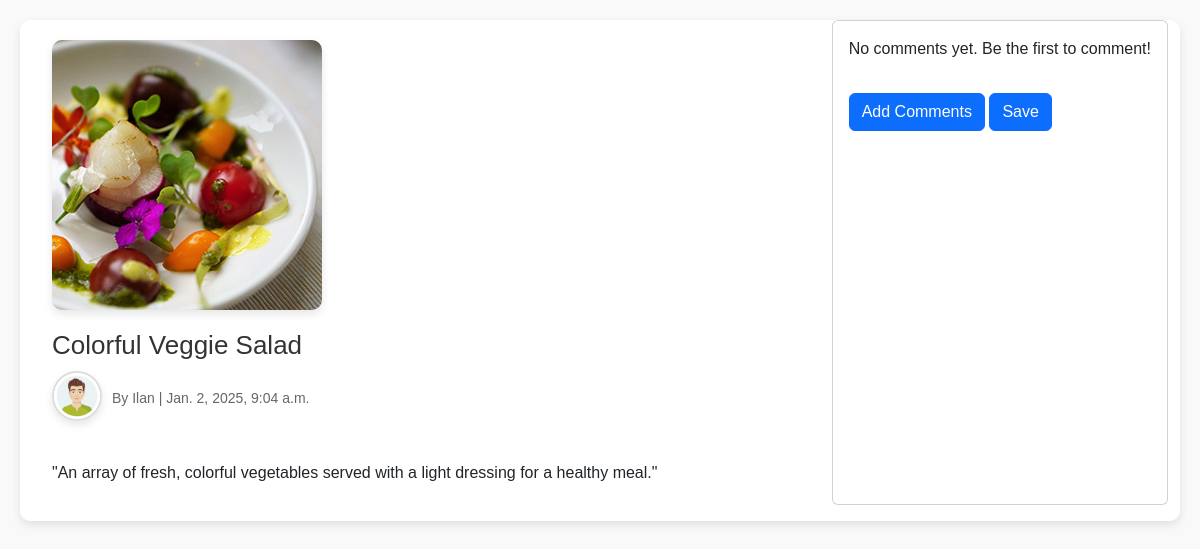
/post_view/8/ (signed in), run on an earlier commit of the app's database.
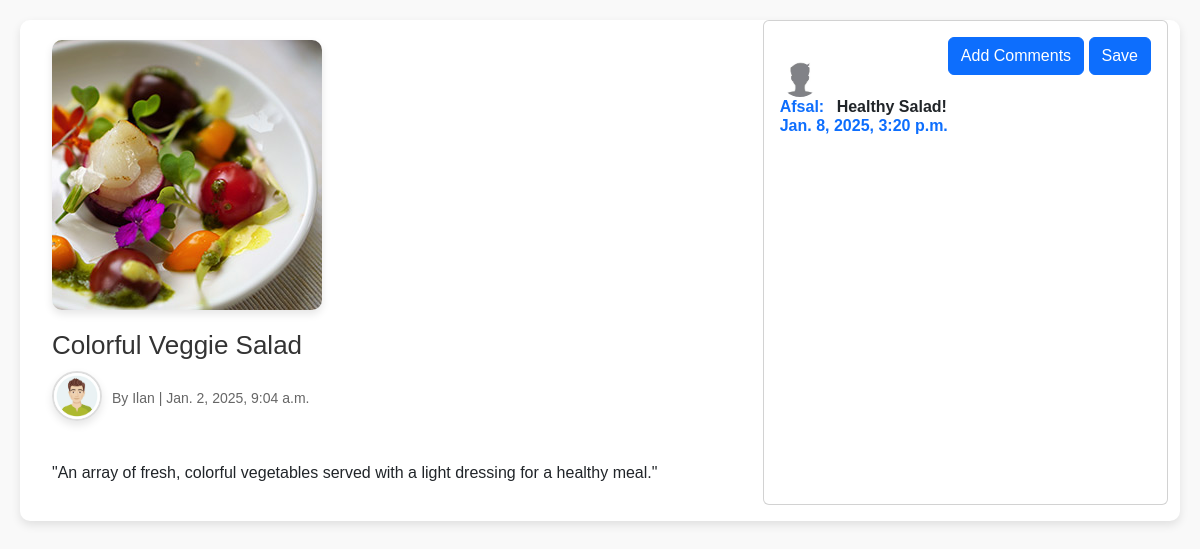
And on a later commit of the database.
### blogapp/models.py (models this page shows, shortened)
class Comment(models.Model):
    post = models.ForeignKey(Post,on_delete=models.CASCADE)
    author = models.ForeignKey(User,on_delete=models.CASCADE)
    comments = models.TextField()
    created_at = models.DateTimeField(default=timezone.now)

class ProfileUser(models.Model):
    username = models.OneToOneField(User,on_delete=models.CASCADE,null=True)
    first_name = models.CharField(max_length=200,null=True)
    last_name = models.CharField(max_length=200,null=True)
    email = models.EmailField(null=True)
    profile_pic = models.ImageField(upload_to="media",null=True)
    contact_number = models.CharField(max_length=15,null=True)
    password1 = models.CharField(max_length=15)
    password2 = models.CharField(max_length=15)

### blogapp/views.py (the view)
# urls.py: path('post_view/<int:post_id>/',views.PostView,name="view_post"),
@login_required
def PostView(request,post_id):
    post=Post.objects.get(id=post_id)
    return render(request,"blog/view_post.html",{"post":post})

### templates/blog/view_post.html (shortened to what this page needs)
<!DOCTYPE html>
{% load static %}
<html lang="en">
<head>
  <link href="https://cdn.jsdelivr.net/npm/bootstrap@5.3.0-alpha1/dist/css/bootstrap.min.css" rel="stylesheet">
</head>
<body>
  <div class="container">
    <div class="content">
      {% if post.image %}
      <img src="{{ post.image.url }}" alt="Gourmet Appetizer">
      {% endif %}
      <h1>{{post.title}}</h1>
      <div class="author-info">
      {% if post.author.profileuser.profile_pic %}
      <img src="{{ post.author.profileuser.profile_pic.url }}" alt="Author's Image">
      {% else %}
      <p>No profile picture available.</p>
      {% endif %}
        <div class="meta">
          <p class="meta">By {{ post.author.username }} | {{ post.date_posted }} </p>
        </div>
      </div>
      <p>
        {{ post.content }}
      </p>
    </div>
     <div class="card mb-3">
          <div class="card-body">
            <div class="d-flex flex-start">
              <div class="w-100">
                <div class="d-flex justify-content-between mb-3">
                  {% for comment in post.comment_set.all %}
                  <div class="comment-box">
                    {% if comment.author.profileuser.profile_pic %}
                     <img class="rounded-circle shadow-1-strong me-3" src="{{ comment.author.profileuser.profile_pic.url }}" alt="Author's Image" width="40" height="40">
                       {% else %}
                     <p>No profile picture available.</p>
                     {% endif %}
                  <h6 class="text-primary fw-bold mb-0">
                    {{ comment.author.username }}:
                    <span class="text-body ms-2">{{ comment.comments }}</span>
                    <p class="mb-0">{{ comment.created_at }}</p>
                  </h6>
                  {% empty %}
                  <p>No comments yet. Be the first to comment!</p>
                 {% endfor %}
                </div>
                <div class="d-flex justify-content-between ">
                  <form method="post">
                    <a href="{% url 'add_comment' post.id %}" class="btn btn-primary">Add Comments</a>
                    <button type="submit" class="btn btn-primary w-30">Save</button>
                </div>
                </div>
              </div>
            </div>
          </div>
        </div>
    </div>
</body>
</html>

What changed in the data, as far as the page shows it:
added Comment: author.profileuser.profile_pic (picture), author.username "Afsal", comments "Healthy Salad!", created_at "Jan. 8, 2025, 3:20 p.m."
Also different on the page:
text no longer shown: "No comments yet. Be the first to comment!"
